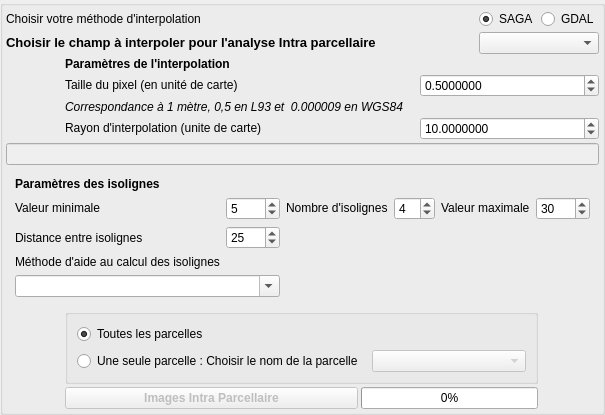
            <widget class="QGroupBox" name="groupBoxIntra">
             <property name="enabled">
              <bool>true</bool>
             </property>
             <property name="sizePolicy">
              <sizepolicy hsizetype="Expanding" vsizetype="Preferred">
               <horstretch>0</horstretch>
               <verstretch>0</verstretch>
              </sizepolicy>
             </property>
             <property name="toolTip">
              <string/>
             </property>
             <property name="whatsThis">
              <string>&lt;html&gt;&lt;head/&gt;&lt;body&gt;&lt;p&gt;&lt;span style=&quot; font-size:10pt; color:#00aa00;&quot;&gt;Une interpolation nécessite de comprendre la portée de ses choix.&lt;/span&gt;&lt;/p&gt;&lt;p&gt;&lt;span style=&quot; font-size:10pt; color:#00aa00;&quot;&gt;Si vous hésitez, trouvez du conseil. &lt;/span&gt;&lt;/p&gt;&lt;/body&gt;&lt;/html&gt;</string>
             </property>
             <property name="autoFillBackground">
              <bool>true</bool>
             </property>
             <property name="styleSheet">
              <string notr="true">QLineEdit { margin: 4px } rgb(255, 170, 127)</string>
             </property>
             <property name="title">
              <string/>
             </property>
             <layout class="QGridLayout" name="gridLayout_12">
              <property name="leftMargin">
               <number>3</number>
              </property>
              <property name="topMargin">
               <number>3</number>
              </property>
              <property name="rightMargin">
               <number>3</number>
              </property>
              <property name="bottomMargin">
               <number>3</number>
              </property>
              <property name="spacing">
               <number>3</number>
              </property>
              <item row="2" column="0" colspan="8">
               <widget class="QLabel" name="lab_70">
                <property name="enabled">
                 <bool>true</bool>
                </property>
                <property name="sizePolicy">
                 <sizepolicy hsizetype="Minimum" vsizetype="Fixed">
                  <horstretch>0</horstretch>
                  <verstretch>0</verstretch>
                 </sizepolicy>
                </property>
                <property name="font">
                 <font>
                  <pointsize>10</pointsize>
                  <weight>75</weight>
                  <bold>true</bold>
                  <underline>false</underline>
                 </font>
                </property>
                <property name="text">
                 <string>Choisir le champ à interpoler pour l'analyse Intra parcellaire</string>
                </property>
               </widget>
              </item>
              <item row="4" column="1" colspan="7">
               <widget class="QLabel" name="lab_75">
                <property name="sizePolicy">
                 <sizepolicy hsizetype="Minimum" vsizetype="Fixed">
                  <horstretch>0</horstretch>
                  <verstretch>0</verstretch>
                 </sizepolicy>
                </property>
                <property name="font">
                 <font>
                  <weight>75</weight>
                  <bold>true</bold>
                 </font>
                </property>
                <property name="text">
                 <string>Paramètres de l'interpolation </string>
                </property>
               </widget>
              </item>
              <item row="19" column="1" colspan="5">
               <widget class="QPushButton" name="ButtonIntra">
                <property name="enabled">
                 <bool>false</bool>
                </property>
                <property name="sizePolicy">
                 <sizepolicy hsizetype="Minimum" vsizetype="Fixed">
                  <horstretch>0</horstretch>
                  <verstretch>0</verstretch>
                 </sizepolicy>
                </property>
                <property name="palette">
                 <palette>
                  <active>
                   <colorrole role="WindowText">
                    <brush brushstyle="SolidPattern">
                     <color alpha="255">
                      <red>0</red>
                      <green>85</green>
                      <blue>255</blue>
                     </color>
                    </brush>
                   </colorrole>
                  </active>
                  <inactive>
                   <colorrole role="WindowText">
                    <brush brushstyle="SolidPattern">
                     <color alpha="255">
                      <red>0</red>
                      <green>85</green>
                      <blue>255</blue>
                     </color>
                    </brush>
                   </colorrole>
                  </inactive>
                  <disabled>
                   <colorrole role="WindowText">
                    <brush brushstyle="SolidPattern">
                     <color alpha="255">
                      <red>143</red>
                      <green>146</green>
                      <blue>147</blue>
                     </color>
                    </brush>
                   </colorrole>
                  </disabled>
                 </palette>
                </property>
                <property name="font">
                 <font>
                  <weight>75</weight>
                  <bold>true</bold>
                 </font>
                </property>
                <property name="toolTip">
                 <string>&lt;html&gt;&lt;head/&gt;&lt;body&gt;&lt;p&gt;&lt;span style=&quot; font-size:8pt;&quot;&gt;Déclenchez le calcul d'interpolation Intra parcellaire pour le champ à interpoler choisi.&lt;/span&gt;&lt;/p&gt;&lt;/body&gt;&lt;/html&gt;</string>
                </property>
                <property name="autoFillBackground">
                 <bool>true</bool>
                </property>
                <property name="text">
                 <string>Images Intra Parcellaire</string>
                </property>
               </widget>
              </item>
              <item row="9" column="0" colspan="10">
               <widget class="QWidget" name="widget_param_iso" native="true">
                <property name="sizePolicy">
                 <sizepolicy hsizetype="Preferred" vsizetype="Fixed">
                  <horstretch>0</horstretch>
                  <verstretch>0</verstretch>
                 </sizepolicy>
                </property>
                <layout class="QGridLayout" name="gridLayout_16">
                 <item row="1" column="2">
                  <widget class="QLabel" name="lab_82">
                   <property name="sizePolicy">
                    <sizepolicy hsizetype="Minimum" vsizetype="Fixed">
                     <horstretch>0</horstretch>
                     <verstretch>0</verstretch>
                    </sizepolicy>
                   </property>
                   <property name="text">
                    <string>Nombre d'isolignes</string>
                   </property>
                  </widget>
                 </item>
                 <item row="1" column="1">
                  <widget class="QSpinBox" name="spinBoxIsoMin">
                   <property name="minimum">
                    <number>0</number>
                   </property>
                   <property name="maximum">
                    <number>500</number>
                   </property>
                   <property name="singleStep">
                    <number>1</number>
                   </property>
                   <property name="value">
                    <number>5</number>
                   </property>
                  </widget>
                 </item>
                 <item row="1" column="5">
                  <widget class="QSpinBox" name="spinBoxIsoMax">
                   <property name="minimum">
                    <number>5</number>
                   </property>
                   <property name="maximum">
                    <number>3000</number>
                   </property>
                   <property name="singleStep">
                    <number>1</number>
                   </property>
                   <property name="value">
                    <number>30</number>
                   </property>
                  </widget>
                 </item>
                 <item row="1" column="3">
                  <widget class="QSpinBox" name="spinBoxNombreIso">
                   <property name="minimum">
                    <number>1</number>
                   </property>
                   <property name="maximum">
                    <number>25</number>
                   </property>
                   <property name="singleStep">
                    <number>1</number>
                   </property>
                   <property name="value">
                    <number>4</number>
                   </property>
                  </widget>
                 </item>
                 <item row="2" column="0">
                  <widget class="QLabel" name="lab_86">
                   <property name="sizePolicy">
                    <sizepolicy hsizetype="Minimum" vsizetype="Preferred">
                     <horstretch>0</horstretch>
                     <verstretch>0</verstretch>
                    </sizepolicy>
                   </property>
                   <property name="text">
                    <string>Distance entre isolignes</string>
                   </property>
                  </widget>
                 </item>
                 <item row="0" column="0">
                  <widget class="QLabel" name="lab_85">
                   <property name="sizePolicy">
                    <sizepolicy hsizetype="Minimum" vsizetype="Fixed">
                     <horstretch>0</horstretch>
                     <verstretch>0</verstretch>
                    </sizepolicy>
                   </property>
                   <property name="font">
                    <font>
                     <weight>75</weight>
                     <bold>true</bold>
                    </font>
                   </property>
                   <property name="text">
                    <string>Paramètres des isolignes </string>
                   </property>
                  </widget>
                 </item>
                 <item row="3" column="0">
                  <widget class="QLabel" name="lab_211">
                   <property name="enabled">
                    <bool>true</bool>
                   </property>
                   <property name="sizePolicy">
                    <sizepolicy hsizetype="Minimum" vsizetype="Fixed">
                     <horstretch>0</horstretch>
                     <verstretch>0</verstretch>
                    </sizepolicy>
                   </property>
                   <property name="text">
                    <string>Méthode d'aide au calcul des isolignes</string>
                   </property>
                  </widget>
                 </item>
                 <item row="1" column="4">
                  <widget class="QLabel" name="lab_83">
                   <property name="sizePolicy">
                    <sizepolicy hsizetype="Minimum" vsizetype="Fixed">
                     <horstretch>0</horstretch>
                     <verstretch>0</verstretch>
                    </sizepolicy>
                   </property>
                   <property name="text">
                    <string>Valeur maximale</string>
                   </property>
                  </widget>
                 </item>
                 <item row="4" column="0" colspan="2">
                  <widget class="QComboBox" name="fieldComboAideIso">
                   <property name="enabled">
                    <bool>true</bool>
                   </property>
                   <property name="sizePolicy">
                    <sizepolicy hsizetype="Minimum" vsizetype="Fixed">
                     <horstretch>0</horstretch>
                     <verstretch>0</verstretch>
                    </sizepolicy>
                   </property>
                   <property name="editable">
                    <bool>true</bool>
                   </property>
                   <property name="currentIndex">
                    <number>-1</number>
                   </property>
                   <property name="minimumContentsLength">
                    <number>1</number>
                   </property>
                  </widget>
                 </item>
                 <item row="2" column="1">
                  <widget class="QSpinBox" name="spinBoxDistanceIso">
                   <property name="minimum">
                    <number>1</number>
                   </property>
                   <property name="maximum">
                    <number>3000</number>
                   </property>
                   <property name="singleStep">
                    <number>1</number>
                   </property>
                   <property name="value">
                    <number>25</number>
                   </property>
                  </widget>
                 </item>
                 <item row="1" column="0">
                  <widget class="QLabel" name="lab_81">
                   <property name="sizePolicy">
                    <sizepolicy hsizetype="Minimum" vsizetype="Fixed">
                     <horstretch>0</horstretch>
                     <verstretch>0</verstretch>
                    </sizepolicy>
                   </property>
                   <property name="text">
                    <string>Valeur minimale</string>
                   </property>
                  </widget>
                 </item>
                </layout>
               </widget>
              </item>
              <item row="5" column="1" colspan="5">
               <widget class="QLabel" name="lab_77">
                <property name="enabled">
                 <bool>true</bool>
                </property>
                <property name="sizePolicy">
                 <sizepolicy hsizetype="Minimum" vsizetype="Fixed">
                  <horstretch>0</horstretch>
                  <verstretch>0</verstretch>
                 </sizepolicy>
                </property>
                <property name="text">
                 <string>Taille du pixel (en unité de carte)</string>
                </property>
               </widget>
              </item>
              <item row="2" column="8" colspan="2">
               <widget class="QComboBox" name="fieldComboIntra">
                <property name="enabled">
                 <bool>true</bool>
                </property>
                <property name="sizePolicy">
                 <sizepolicy hsizetype="Minimum" vsizetype="Fixed">
                  <horstretch>0</horstretch>
                  <verstretch>0</verstretch>
                 </sizepolicy>
                </property>
                <property name="toolTip">
                 <string>&lt;html&gt;&lt;head/&gt;&lt;body&gt;&lt;p&gt;&lt;span style=&quot; font-size:10pt; color:#00aa00;&quot;&gt;Il s'agit des différents indicateurs calculés lors du traitement initial. &lt;/span&gt;&lt;/p&gt;&lt;/body&gt;&lt;/html&gt;</string>
                </property>
               </widget>
              </item>
              <item row="7" column="1" colspan="6">
               <widget class="QLabel" name="lab_84">
                <property name="sizePolicy">
                 <sizepolicy hsizetype="Minimum" vsizetype="Fixed">
                  <horstretch>0</horstretch>
                  <verstretch>0</verstretch>
                 </sizepolicy>
                </property>
                <property name="text">
                 <string>Rayon d'interpolation (unite de carte)</string>
                </property>
               </widget>
              </item>
              <item row="0" column="8">
               <widget class="QRadioButton" name="radioButtonSAGA">
                <property name="toolTip">
                 <string>&lt;html&gt;&lt;head/&gt;&lt;body&gt;&lt;p&gt;&lt;span style=&quot; font-size:10pt; color:#00aa00;&quot;&gt;Saga n'est accessible que sous Windows&lt;/span&gt;&lt;/p&gt;&lt;/body&gt;&lt;/html&gt;</string>
                </property>
                <property name="text">
                 <string>SAGA</string>
                </property>
                <property name="checked">
                 <bool>true</bool>
                </property>
               </widget>
              </item>
              <item row="8" column="0" colspan="10">
               <widget class="QLineEdit" name="lineEditDoubleRayon">
                <property name="enabled">
                 <bool>false</bool>
                </property>
                <property name="sizePolicy">
                 <sizepolicy hsizetype="Minimum" vsizetype="Fixed">
                  <horstretch>0</horstretch>
                  <verstretch>0</verstretch>
                 </sizepolicy>
                </property>
                <property name="font">
                 <font>
                  <pointsize>9</pointsize>
                  <weight>50</weight>
                  <italic>true</italic>
                  <bold>false</bold>
                 </font>
                </property>
                <property name="maxLength">
                 <number>100</number>
                </property>
                <property name="dragEnabled">
                 <bool>true</bool>
                </property>
                <property name="readOnly">
                 <bool>false</bool>
                </property>
               </widget>
              </item>
              <item row="0" column="0" colspan="6">
               <widget class="QLabel" name="lab_79">
                <property name="sizePolicy">
                 <sizepolicy hsizetype="Minimum" vsizetype="Fixed">
                  <horstretch>0</horstretch>
                  <verstretch>0</verstretch>
                 </sizepolicy>
                </property>
                <property name="text">
                 <string>Choisir votre méthode d'interpolation</string>
                </property>
               </widget>
              </item>
              <item row="6" column="1" colspan="9">
               <widget class="QLabel" name="lab_78">
                <property name="enabled">
                 <bool>true</bool>
                </property>
                <property name="sizePolicy">
                 <sizepolicy hsizetype="Minimum" vsizetype="Fixed">
                  <horstretch>0</horstretch>
                  <verstretch>0</verstretch>
                 </sizepolicy>
                </property>
                <property name="font">
                 <font>
                  <pointsize>9</pointsize>
                  <italic>true</italic>
                 </font>
                </property>
                <property name="text">
                 <string>Correspondance à 1 mètre, 0,5 en L93 et  0.000009 en WGS84</string>
                </property>
               </widget>
              </item>
              <item row="0" column="9">
               <widget class="QRadioButton" name="radioButtonGDAL">
                <property name="toolTip">
                 <string>&lt;html&gt;&lt;head/&gt;&lt;body&gt;&lt;p&gt;&lt;span style=&quot; font-size:10pt; color:#00aa00;&quot;&gt;Gdal n'est utile que sous linux&lt;/span&gt;&lt;/p&gt;&lt;/body&gt;&lt;/html&gt;</string>
                </property>
                <property name="text">
                 <string>GDAL</string>
                </property>
               </widget>
              </item>
              <item row="7" column="7" colspan="3">
               <widget class="QDoubleSpinBox" name="spinBoxDoubleRayon">
                <property name="decimals">
                 <number>7</number>
                </property>
                <property name="minimum">
                 <double>0.000000000000000</double>
                </property>
                <property name="maximum">
                 <double>20.000000000000000</double>
                </property>
                <property name="singleStep">
                 <double>0.100000000000000</double>
                </property>
                <property name="value">
                 <double>10.000000000000000</double>
                </property>
               </widget>
              </item>
              <item row="5" column="7" colspan="3">
               <widget class="QDoubleSpinBox" name="spinBoxPixel">
                <property name="inputMethodHints">
                 <set>Qt::ImhNone</set>
                </property>
                <property name="decimals">
                 <number>7</number>
                </property>
                <property name="minimum">
                 <double>0.000000000000000</double>
                </property>
                <property name="maximum">
                 <double>3.000000000000000</double>
                </property>
                <property name="singleStep">
                 <double>0.100000000000000</double>
                </property>
                <property name="value">
                 <double>0.500000000000000</double>
                </property>
               </widget>
              </item>
              <item row="18" column="1" colspan="8">
               <widget class="QGroupBox" name="groupBox_3">
                <property name="sizePolicy">
                 <sizepolicy hsizetype="Expanding" vsizetype="Fixed">
                  <horstretch>0</horstretch>
                  <verstretch>0</verstretch>
                 </sizepolicy>
                </property>
                <property name="title">
                 <string/>
                </property>
                <layout class="QGridLayout" name="gridLayout_21">
                 <item row="2" column="1">
                  <widget class="QComboBox" name="comboNomParcelIntra">
                   <property name="enabled">
                    <bool>false</bool>
                   </property>
                  </widget>
                 </item>
                 <item row="0" column="0">
                  <widget class="QRadioButton" name="radio_intra_toutes">
                   <property name="text">
                    <string>Toutes les parcelles</string>
                   </property>
                   <property name="checked">
                    <bool>true</bool>
                   </property>
                  </widget>
                 </item>
                 <item row="2" column="0">
                  <widget class="QRadioButton" name="radio_intra_uneParc">
                   <property name="text">
                    <string>Une seule parcelle : Choisir le nom de la parcelle </string>
                   </property>
                  </widget>
                 </item>
                </layout>
               </widget>
              </item>
              <item row="19" column="6" colspan="3">
               <widget class="QProgressBar" name="progressBarIntra">
                <property name="sizePolicy">
                 <sizepolicy hsizetype="Minimum" vsizetype="Fixed">
                  <horstretch>0</horstretch>
                  <verstretch>0</verstretch>
                 </sizepolicy>
                </property>
                <property name="toolTip">
                 <string>&lt;html&gt;&lt;head/&gt;&lt;body&gt;&lt;p&gt;&lt;span style=&quot; font-size:8pt;&quot;&gt;Etat d'avancement du dernier calcul Inter ou Intra&lt;/span&gt;&lt;/p&gt;&lt;/body&gt;&lt;/html&gt;</string>
                </property>
                <property name="value">
                 <number>0</number>
                </property>
               </widget>
              </item>
             </layout>
            </widget>
